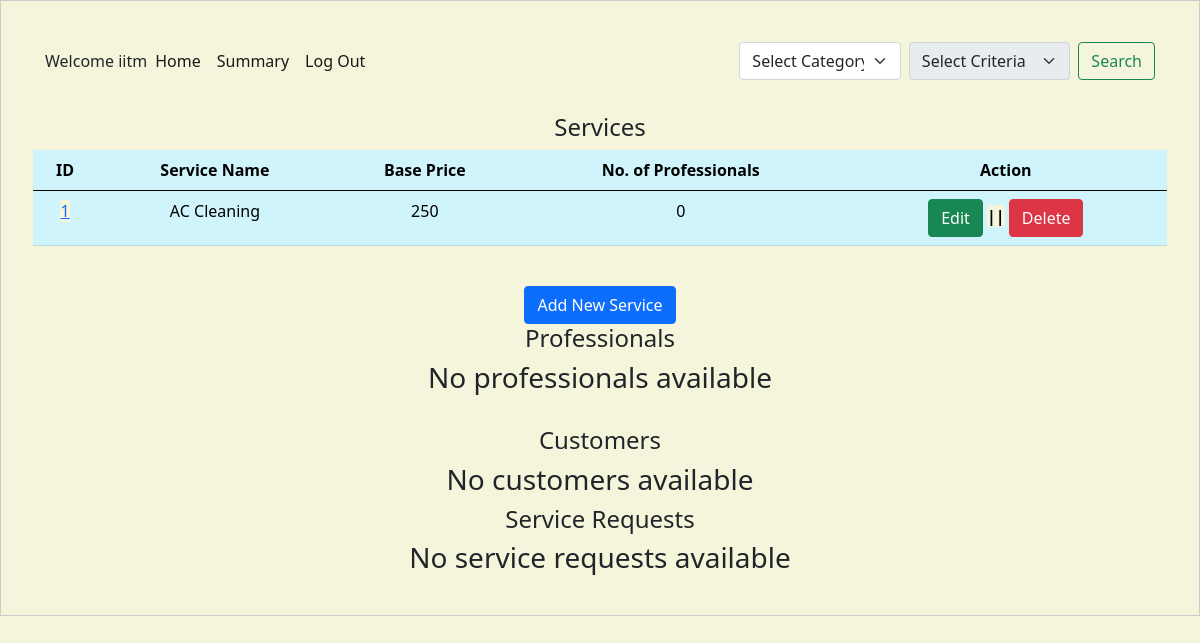
Page /admin_dashboard (signed in) on the earlier database version.
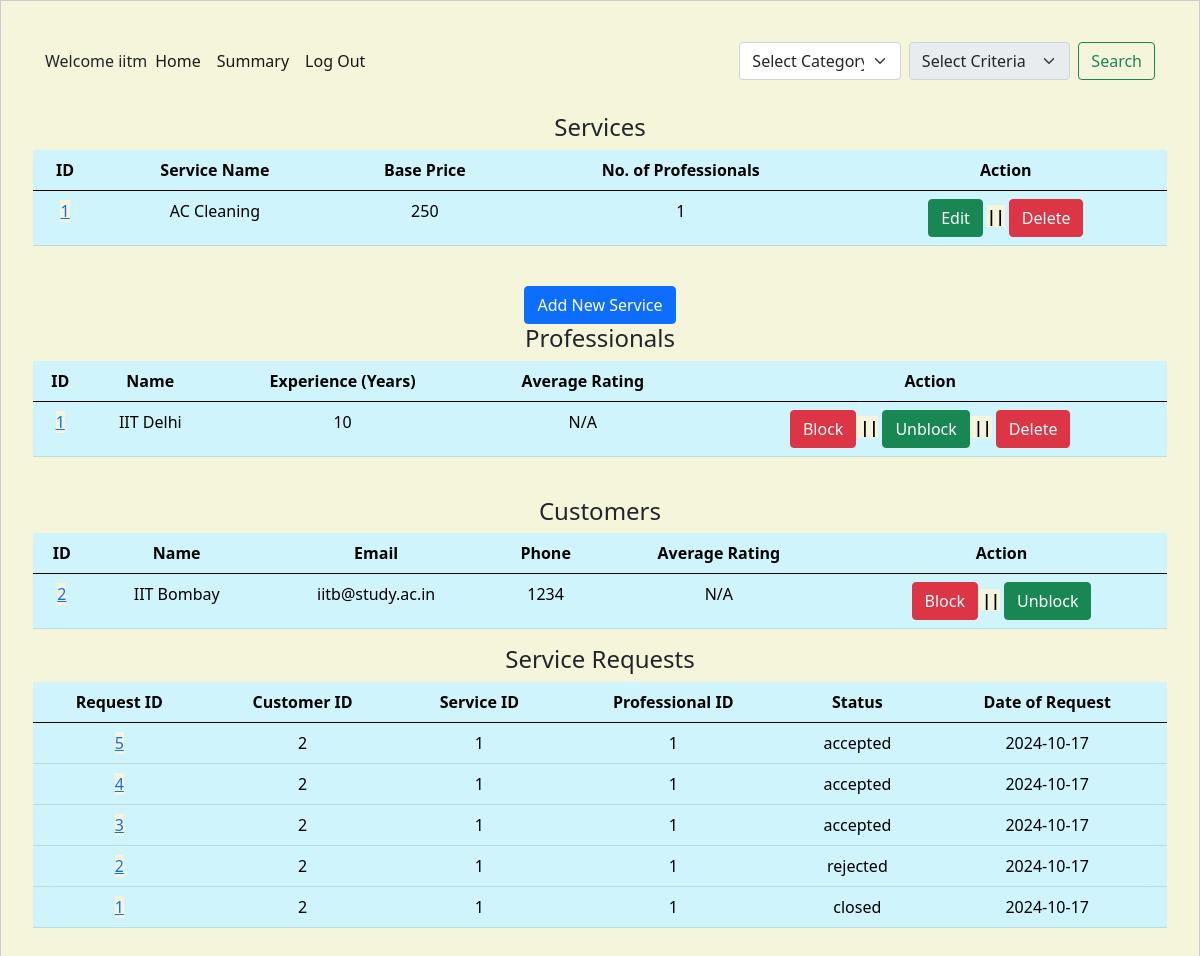
Same page on the later database version.
### backend/models.py (models this page shows)
class Service(db.Model):
    __tablename__ = "service"
    id = db.Column(db.Integer, primary_key=True, autoincrement=True)
    name = db.Column(db.String, nullable=False)
    base_price = db.Column(
        db.Integer, nullable=False
    )  # Changed 'price' to 'base_price'
    base_time_required = db.Column(db.String, nullable=True)
    description = db.Column(db.String, nullable=False)
    service_pic = db.Column(
        db.String, nullable=True
    )  # New column for service picture (optional)
    professional_services = db.relationship(
        "ProfessionalService", back_populates="service"
    )

class Service_Professional(db.Model):
    __tablename__ = "service_professional"
    id = db.Column(db.Integer, primary_key=True, autoincrement=True)
    username = db.Column(db.String, unique=True, nullable=False)
    password = db.Column(db.String, nullable=False)
    name = db.Column(db.String, nullable=False)
    service_type = db.Column(
        db.String, nullable=False
    )  # nullable true done for some reason
    experience = db.Column(db.Integer, nullable=False)
    phone_no = db.Column(db.Integer, nullable=False)
    email = db.Column(db.String, unique=True, nullable=False)
    address = db.Column(db.String, nullable=False)
    pin_code = db.Column(db.String, nullable=False)
    verified_status = db.Column(db.String, nullable=True, default="Not verified yet")
    gender = db.Column(db.String, nullable=True)  # New column for gender (optional)
    profile_pic = db.Column(
        db.String, nullable=True
    )  # New column for profile picture (optional)
    average_rating = db.Column(db.Float, nullable=True)  # New column for average rating
    document = db.Column(db.String, nullable=True)  # Column to store document path
    block_status = db.Column(db.Boolean, default=False)  # Block/unblock status
    custom_services = db.relationship(
        "ProfessionalService",
        back_populates="professional",
        lazy=True,
        cascade="all, delete-orphan",
    )

class Customer(db.Model):
    __tablename__ = "customer"
    id = db.Column(db.Integer, primary_key=True, autoincrement=True)
    username = db.Column(db.String, unique=True, nullable=False)
    password = db.Column(db.String, nullable=False)
    name = db.Column(db.String, nullable=False)
    email = db.Column(db.String, unique=True, nullable=False)
    address = db.Column(db.String, nullable=False)
    pin_code = db.Column(db.String, nullable=False)
    phone_no = db.Column(db.Integer, nullable=False)
    gender = db.Column(db.String, nullable=True)  # New column for gender (optional)
    profile_pic = db.Column(
        db.String, nullable=True
    )  # New column for profile picture (optional)
    role = db.Column(
        db.Integer, nullable=False, default=1
    )  # 0 for admin, 1 for customer
    average_rating = db.Column(db.Float, nullable=True)  # New column for average rating
    is_blocked = db.Column(
        db.Boolean, default=False
    )  # New column to track block status

class Service_Request(db.Model):
    __tablename__ = "service_request"
    id = db.Column(db.Integer, primary_key=True, autoincrement=True)
    service_id = db.Column(db.Integer, db.ForeignKey("service.id"), nullable=False)
    customer_id = db.Column(db.Integer, db.ForeignKey("customer.id"), nullable=False)
    professional_id = db.Column(
        db.Integer, db.ForeignKey("service_professional.id"), nullable=False
    )
    date_of_request = db.Column(db.DateTime, nullable=False, default=datetime.utcnow)
    date_of_completion = db.Column(db.DateTime)
    service_status = db.Column(
        db.String, nullable=False
    )  # e.g., 'requested', 'assigned', 'closed'
    remarks = db.Column(db.String, nullable=True)  # ratings given by customer
    rating = db.Column(db.Integer, nullable=True)  # Added this line for the rating
    customer_rating = db.Column(
        db.Integer, nullable=True
    )  # Rating given by professional
    customer_remarks = db.Column(
        db.String, nullable=True
    )  # Remarks from the professional
    requested_date = db.Column(db.Date)
    requested_time = db.Column(db.Time)
    service = db.relationship(
        "Service",
        backref=db.backref(
            "service_requests",
            lazy=True,
        ),
    )
    customer = db.relationship(
        "Customer", backref=db.backref("service_requests", lazy=True)
    )
    professional = db.relationship(
        "Service_Professional",
        backref=db.backref("service_requests", lazy=True, cascade="all, delete-orphan"),
    )
    payments = db.relationship("Payment", back_populates="service_request", lazy=True)

### backend/controller.py (the view)
@app.route("/admin_dashboard")
def admin_dashboard():
    if (
        "username" in session and session.get("role") == 0
    ):  # Check if logged in as admin
        services_with_pro_count = (
            db.session.query(
                Service,
                func.count(ProfessionalService.professional_id).label(
                    "professional_count"
                ),
            )
            .outerjoin(
                ProfessionalService, Service.id == ProfessionalService.service_id
            )
            .group_by(Service.id)
            .all()
        )
        professionals = db.session.query(Service_Professional).all()
        service_requests = Service_Request.query.all()
        service_requests.sort(key=lambda request: request.id, reverse=True)
        customers = Customer.query.filter(Customer.role == 1).all()
        for professional in professionals:
            professional_id = professional.id
            professional.average_rating = update_professional_rating(professional_id)
        for customer in customers:
            customer_id = customer.id
            customer.average_rating = update_customer_rating(customer_id)
        return render_template(
            "admin_dashboard.html",
            admin=session["username"],
            services=services_with_pro_count,
            professionals=professionals,
            customers=customers,
            service_requests=service_requests,
        )
    else:
        return redirect(url_for("user_login"))  # Redirect to login if not an admin

### templates/admin_dashboard.html (shortened to what this page needs)
<!DOCTYPE html>
<html lang="en">
<head>
    <link href="https://cdn.jsdelivr.net/npm/bootstrap@5.0.2/dist/css/bootstrap.min.css" rel="stylesheet" />
    <link rel="stylesheet" href="/static/style.css" />
</head>
<body>
    <div id="container">
        <div id="panel">
            <nav class="navbar navbar-expand-lg navbar-light  sticky-top">
                <div class="container-fluid">
                    <label>Welcome {{ admin }}</label>
                    <div class="collapse navbar-collapse" id="navbarSupportedContent">
                        <ul class="navbar-nav me-auto mb-2 mb-lg-0">
                            <li class="nav-item">
                                <a class="nav-link active" aria-current="page"
                                    href="{{ url_for('admin_dashboard') }}">Home</a>
                            </li>
                            <li class="nav-item">
                                <a class="nav-link active" aria-current="page"
                                    href="{{ url_for('admin_summary') }}">Summary</a>
                            </li>
                            <li class="nav-item">
                                <a class="nav-link active" aria-current="page" href="{{ url_for('logout') }}">Log
                                    Out</a>
                            </li>
                        </ul>
                        <form class="d-flex" action="{{ url_for('search_admin') }}" method="GET">
                            <select class="form-select me-2" name="entity" id="entity" required>
                                <option value="" disabled selected>Select Category</option>
                            </select>
                            <select class="form-select me-2" name="criteria" id="criteria" disabled>
                                <option value="" disabled selected>Select Criteria</option>
                            </select>
                            <button class="btn btn-outline-success" type="submit">Search</button>
                        </form>
                    </div>
                </div>
            </nav>
            <br>
            <h4>Services</h4>
            {% if services %}
            <table class="table table-info table-hover">
                <thead>
                    <tr>
                        <th scope="col">ID</th>
                        <th scope="col">Service Name</th>
                        <th scope="col">Base Price</th>
                        <th scope="col">No. of Professionals</th>
                        <th scope="col">Action</th>
                    </tr>
                </thead>
                <tbody>
                    {% for service, professional_count in services %}
                    <tr>
                        <td><a href="{{ url_for('service_details', service_id=service.id) }}">{{ service.id }}</a></td>
                        <td>{{ service.name }}</td>
                        <td>{{ service.base_price }}</td>
                        <td>{{ professional_count }}</td>
                        <td>
                            <button type="button" class="btn btn-success" data-bs-toggle="modal"
                                data-bs-target="#editServiceModal" data-id="{{ service.id }}"
                                data-name="{{ service.name }}" data-description="{{ service.description }}"
                                data-price="{{ service.base_price }}"
                                data-time="{{ service.base_time_required }}">Edit</button>
                            <b>||</b>
                            <form action="{{ url_for('delete_service', service_id=service.id) }}" method="POST"
                                style="display:inline;" onsubmit="return confirmCancel();">
                                <button type="submit" class="btn btn-danger">Delete</button>
                            </form>
                        </td>
                    </tr>
                    {% endfor %}
                </tbody>
            </table>
            {% else %}
            <h3>No services available</h3>
            {% endif %}
            <br>
            <button type="button" class="btn btn-primary" data-bs-toggle="modal" data-bs-target="#addServiceModal">
                Add New Service
            </button>
            <h4>Professionals</h4>
            {% if professionals %}
            <table class="table table-info table-hover">
                <thead>
                    <tr>
                        <th scope="col">ID</th>
                        <th scope="col">Name</th>
                        <th scope="col">Experience (Years)</th>
                        <th scope="col">Average Rating</th>
                        <th scope="col">Action</th>
                    </tr>
                </thead>
                <tbody>
                    {% for professional in professionals %}
                    <tr>
                        <td><a href="{{ url_for('professional_details', professional_id=professional.id) }}">{{
                                professional.id }}</a></td>
                        <td>{{ professional.name }}</td>
                        <td>{{ professional.experience }}</td>
                        <td>{{ professional.average_rating or 'N/A' }}</td>
                        <td>
                            {% if professional.verified_status == "approved" %}
                            <form method="POST"
                                action="{{ url_for('block_professional', professional_id=professional.id) }}"
                                style="display:inline;" onsubmit="return confirmBlockProfessional();">
                                <button type="submit" class="btn btn-danger">Block</button>
                            </form>
                            <b>||</b>
                            <form method="POST"
                                action="{{ url_for('unblock_professional', professional_id=professional.id) }}"
                                style="display:inline;" onsubmit="return confirmUnBlockProfessional();">
                                <button type="submit" class="btn btn-success">Unblock</button>
                            </form>
                            <b>||</b>
                            <form action="{{ url_for('delete_professional', professional_id=professional.id) }}"
                                method="POST" style="display:inline;" onsubmit="return confirmDeleteProfessional();">
                                <button type="submit" class="btn btn-danger">Delete</button>
                            </form>
                        {% endif %}
                    </tr>
                    {% endfor %}
                </tbody>
            </table>
            {% else %}
            <h3>No professionals available</h3>
            {% endif %}
            <br>
            <h4>Customers</h4>
            {% if customers %}
            <table class="table table-info table-hover">
                <thead>
                    <tr>
                        <th scope="col">ID</th>
                        <th scope="col">Name</th>
                        <th scope="col">Email</th>
                        <th scope="col">Phone</th>
                        <th scope="col">Average Rating</th>
                        <th scope="col">Action</th>
                    </tr>
                </thead>
                <tbody>
                    {% for customer in customers %}
                    <tr>
                        <td><a href="{{ url_for('customer_details', customer_id=customer.id) }}">{{ customer.id }}</a>
                        </td>
                        <td>{{ customer.name }}</td>
                        <td>{{ customer.email }}</td>
                        <td>{{ customer.phone_no }}</td>
                        <td>{{ customer.average_rating or 'N/A' }}</td>
                        <td>
                            <form action="{{ url_for('block_customer', customer_id=customer.id) }}" method="POST"
                                style="display:inline;" onsubmit="return confirmBlockCustomer();">
                                <button type="submit" class="btn btn-danger">Block</button>
                            </form>
                            <b>||</b>
                            <form action="{{ url_for('unblock_customer', customer_id=customer.id) }}" method="POST"
                                style="display:inline;" onsubmit="return confirmUnBlockCustomer();">
                                <button type="submit" class="btn btn-success">Unblock</button>
                            </form>
                        </td>
                    </tr>
                    {% endfor %}
                </tbody>
            </table>
            {% else %}
            <h3>No customers available</h3>
            {% endif %}
            <h4>Service Requests</h4>
            {% if service_requests %}
            <table class="table table-info table-hover">
                <thead>
                    <tr>
                        <th scope="col">Request ID</th>
                        <th scope="col">Customer ID</th>
                        <th scope="col">Service ID</th>
                        <th scope="col">Professional ID</th>
                        <th scope="col">Status</th>
                        <th scope="col">Date of Request</th>
                    </tr>
                </thead>
                <tbody>
                    {% for request in service_requests %}
                    <tr>
                        <td> <a href="{{ url_for('service_request_details', request_id=request.id) }}">
                                {{ request.id }}
                            </a></td>
                        <td>{{ request.customer_id }}</td>
                        <td>{{ request.service_id }}</td>
                        <td>{{ request.professional_id }}</td>
                        <td>{{ request.service_status }}</td>
                        <td>{{ request.date_of_request.strftime('%Y-%m-%d') }}</td>
                    </tr>
                    {% endfor %}
                </tbody>
            </table>
            {% else %}
            <h3>No service requests available</h3>
            {% endif %}
        </div>
    </div>
</body>
</html>

### static/style.css (style rules this page uses)
* { margin: 0; background-color: #F5F5DC; }
#panel { width: auto; margin: auto; height: auto; text-align: center; padding: 2vh; border: 0px solid black; border-radius: 10px; }
#container { width: auto; margin: auto; padding: 2vh; border: 1px solid #ccc; }

Differences in the rows shown:
changed Service "AC Cleaning": id "0" → "1"
added Service_Professional: id "1", name "IIT Delhi", experience "10", average_rating "N/A"
added Customer: id "2", name "IIT Bombay", email "iitb@study.ac.in", phone_no "1234", average_rating "N/A"
added Service_Request: id "5", customer_id "2", service_id "1", professional_id "1", service_status "accepted", date_of_request "2024-10-17"
added Service_Request: id "4", customer_id "2", service_id "1", professional_id "1", service_status "accepted", date_of_request "2024-10-17"
added Service_Request: id "3", customer_id "2", service_id "1", professional_id "1", service_status "accepted", date_of_request "2024-10-17"
added Service_Request: id "2", customer_id "2", service_id "1", professional_id "1", service_status "rejected", date_of_request "2024-10-17"
added Service_Request: id "1", customer_id "2", service_id "1", professional_id "1", service_status "closed", date_of_request "2024-10-17"
Other differences:
text no longer shown: "No professionals available No customers available No service requests available"
text now shown: "ID Name Experience (Years) Average Rating Action ID Name Email Phone Average Rating Action Request ID Customer ID Service ID Professional ID Status Date of Request"
